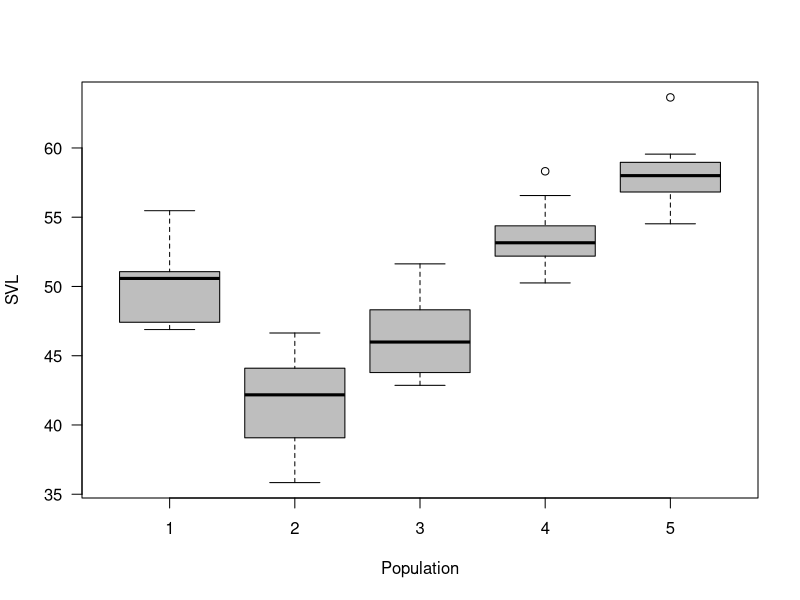
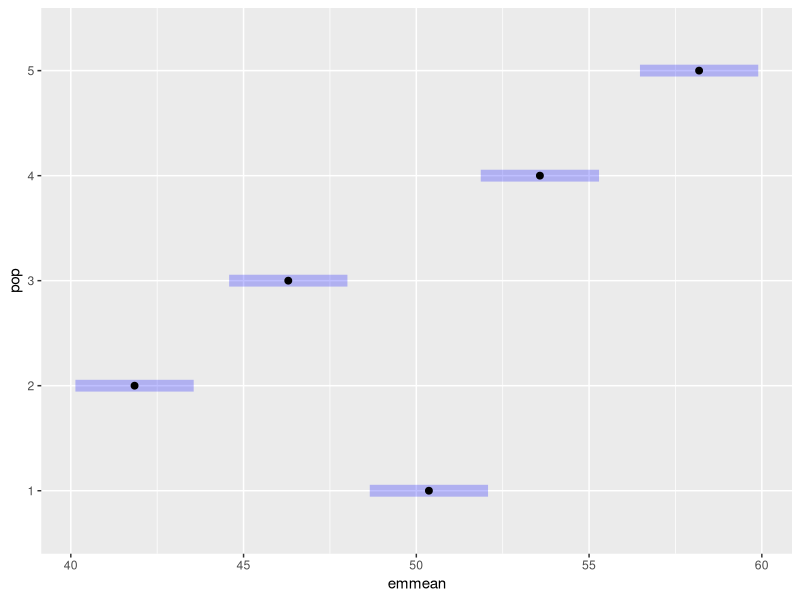
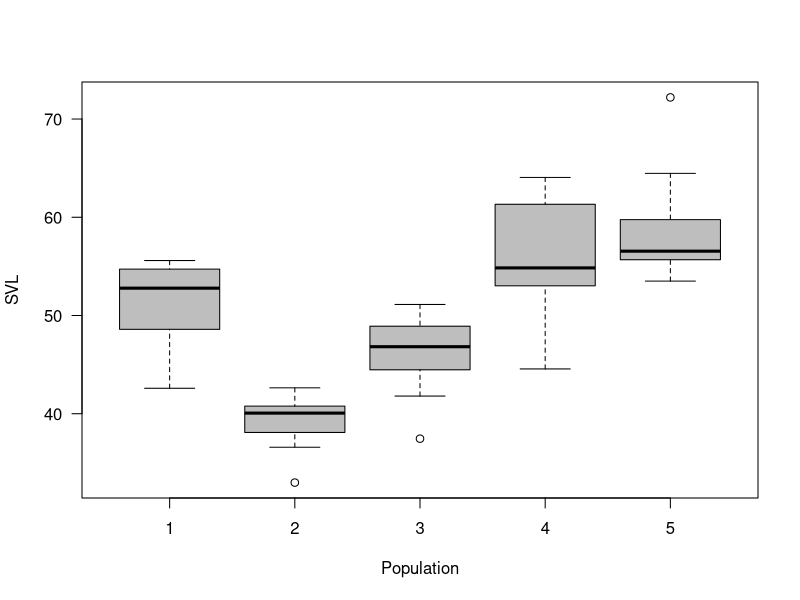
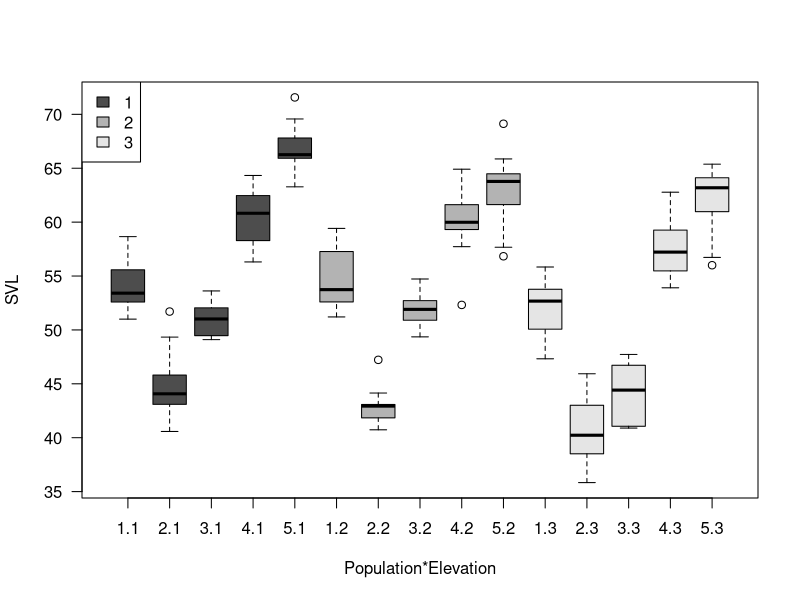
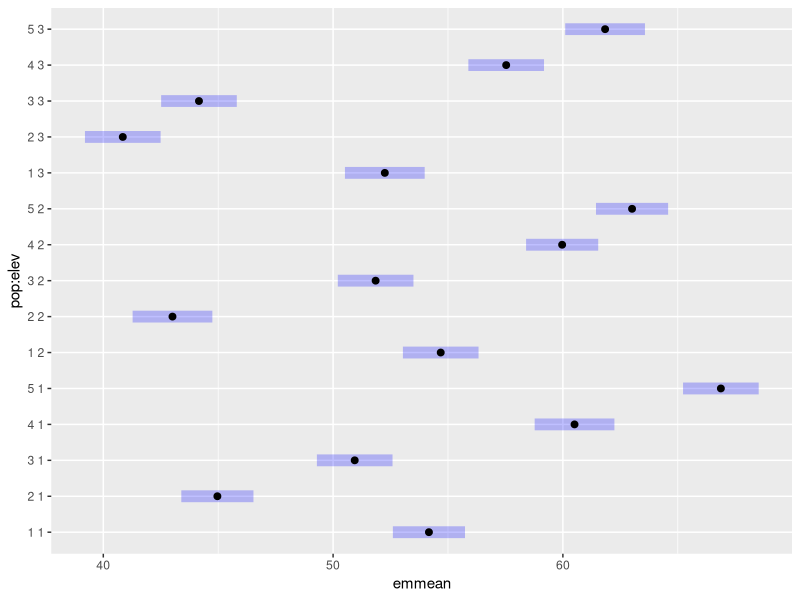

Here is the R script that generated these plots, in order:
#@@@@@@@@@@@@@@@@@@@@@@@@@@@@@@@@@@@@@@@@@@@@@@@@@@@@@@@
#@@@@@@@@@@@@@@@@@@@@@@@@@@@@@@@@@@@@@@@@@@@@@@@@@@@@@@@
#
#			Simulation for ANOVA
#		
#@@@@@@@@@@@@@@@@@@@@@@@@@@@@@@@@@@@@@@@@@@@@@@@@@@@@@@@
#@@@@@@@@@@@@@@@@@@@@@@@@@@@@@@@@@@@@@@@@@@@@@@@@@@@@@@@
#Author: Zach Siders
#Incept: 10/3/2023

###-----------------------------------------------------
#		Initialization
###-----------------------------------------------------
	library(glmmTMB)
	library(emmeans)
###-----------------------------------------------------
#		Data Generation (One-way ANOVA)
###-----------------------------------------------------
	# Kéry (2010) 9.2.1 pg. 119
	npops <- 5				# Number of populations
	nsample <- 10				# Number of snakes in each
	pop_means <- c(50, 40, 45, 55, 60) 	# Population mean SVL
	sigma <- 3				# Residual sd

	#Generate covariate (categorical for ANOVA)
	n <- npops * nsample 			# Total number of data points
	pop <- gl(n = npops, k = nsample, length = n)# Indicator for population
	means <- rep(pop_means, rep(nsample, npops))

	# Create design matrix
	X <- as.matrix(model.matrix(~ pop-1)) 
	head(X)

	#individual mean given effects
	ind_means <- X %*% as.matrix(pop_means)
	#random draw of y (DON'T FORGET THE ERROR!)
	y <- rnorm(n, 
			   mean = ind_means, 
			   sd = sigma)
	#alternative generation of y using matrix math
	eps <- rnorm(n, 
				mean = 0, 
				sd = sigma) # Residuals 

	y_alt <- ind_means + eps #additive error structure (normal)

	df1way <- data.frame(pop = pop,
						 len = y)
###-----------------------------------------------------
#		Data Viz (One-way ANOVA)
###-----------------------------------------------------
	boxplot(len ~ pop, data = df1way, 
			col="grey", las = 1, 
			xlab="Population", ylab="SVL", main="")
###-----------------------------------------------------
#		Model (One-way ANOVA)
###-----------------------------------------------------
	aov1way <- glmmTMB(len ~ pop,
					   data = df1way)
	summary(aov1way) # Model summary (p-value is Wald's test)
	summary(aov(aov1way)) #F-test for population effect
	#grab fixed effects
	summary(aov1way)$coef$cond #Fixed effect table
	#grab sigma
	summary(aov1way)$sigma
###-----------------------------------------------------
#		Expected Marginal Means (One-way ANOVA)
###-----------------------------------------------------
	(em1way <- emmeans(aov1way, ~pop)) #easy way to get back pop-level effect
	plot(em1way)

	(em1way_pairs <- pairs(em1way)) #pairwise comparison between populations
###-----------------------------------------------------
#		One-way ANOVA, multiplicative error
###-----------------------------------------------------
	sigma_me <- 0.1
	y_me <- rlnorm(n, 
				   mean = log(ind_means),
				   sd = sigma_me)
	df1way$len_me <- y_me
	
	boxplot(len_me ~ pop, data = df1way, 
			col="grey", las = 1, 
			xlab="Population", ylab="SVL", main="")

	aov1way_me_bad <- glmmTMB(len_me ~ pop,
							data = df1way,
							family = gaussian(link='log'))

	summary(aov1way_me_bad) # Model summary (p-value is Wald's test)
	summary(aov(aov1way_me_bad)) #F-test for population effect
	summary(aov1way_me_bad)$sigma
	(em1way_me_bad <- emmeans(aov1way_me_bad, ~pop,
							type = 'response')) #easy way to get back pop-level effect
	(em1way_pairs_me_bad <- pairs(em1way_me_bad)) #pairwise comparison between population

	aov1way_me <- glmmTMB(log(len_me) ~ pop,
							data = df1way)

	

	summary(aov1way_me) # Model summary (p-value is Wald's test)
	summary(aov(aov1way_me)) #F-test for population effect
	summary(aov1way_me)$sigma

	(em1way_me <- emmeans(aov1way_me, ~pop, 
							type='response')) #easy way to get back pop-level effect
	(em1way_pairs_me_ratio <- pairs(em1way_me)) #pairwise comparison between population
	(em1way_pairs_me <- pairs(em1way_me, 
								ratios=FALSE)) #pairwise comparison between population

	#compare bad and good
	cbind(bad = summary(aov1way_me_bad)$coef$cond[,1],
	      good = summary(aov1way_me)$coef$cond[,1])
###-----------------------------------------------------
#		Data Generation (Two-way ANOVA)
###-----------------------------------------------------
	#see Kéry (2010) 10.2 pg. 131 for another example
	# we are going to riff on this but keep our snake example
	nelev <- 3
	n <- npops * nelev * nsample 			# Total number of data points
	pop_2way <- gl(n = npops, k = nsample, length = n)
	elev <- gl(n = nelev, k = nsample / nelev, length = n) #indicator for elevation group
	elev_means <- c(5, 0, -3) # adjustmean elevation has on pop_mean
	pop_means_adj <- pop_means #need to make pop_means have intercept
	pop_means_adj[-1] <- pop_means[-1] - pop_means[1]
	int_effect <- rnorm((npops-1) * (nelev-1),
	                    mean = 0,
	                    sd = 1) #std normal draw for interaction effects
	all_effects <- c(pop_means_adj, 
	                 elev_means[-1],
	                 int_effect)
	all_effects[1] <- all_effects[1] + elev_means[1] #adjust intercept
	all_effects #check them out
	X_2way <- as.matrix(model.matrix(~pop_2way * elev))
 	ind_means_2way <- X_2way %*% as.matrix(all_effects)
	head(ind_means_2way,50)
	#visualize the matrix math
	head(X_2way %*% diag(all_effects), 50)

	#random draw of y (DON'T FORGET THE ERROR!)
	y_pe <- rnorm(n, 
	              mean = ind_means_2way, 
	              sd = sigma)
	df2way <- data.frame(pop = pop,
	                     elev = elev,
	                     len = y_pe)
###-----------------------------------------------------
#		Data Viz (Two-way ANOVA)
###-----------------------------------------------------
	boxplot(len ~ pop+elev, data = df2way, 
			col=rep(c('gray30','gray70','gray90'), each=npops), las = 1, 
			xlab="Population*Elevation", ylab="SVL", main="")
	legend('topleft', legend=unique(elev),
	       fill = c('gray30','gray70','gray90'))
###-----------------------------------------------------
#		Model (Two-way ANOVA)
###-----------------------------------------------------
	aov2way <- glmmTMB(len ~ pop*elev,
					   data = df2way)
	summary(aov2way) # Model summary (p-value is Wald's test)
	summary(aov(aov2way)) #F-test for population effect
	#grab fixed effects
	summary(aov2way)$coef$cond #Fixed effect table
	#grab sigma
	summary(aov2way)$sigma
###-----------------------------------------------------
#		Expected Marginal Means (Two-way ANOVA)
###-----------------------------------------------------
	(em2way_pop <- emmeans(aov2way, ~pop)) #easy way to get back pop-level effect
	(em2way_elev <- emmeans(aov2way, ~elev)) #easy way to get back elev-level effect
	(em2way <- emmeans(aov2way, ~pop+elev)) #easy way to get back pop*elev-level effect
	plot(em2way)

	(em2way_pop_pairs <- pairs(em2way_pop)) #pairwise comparison between populations
	(em2way_elev_pairs <- pairs(em2way_elev)) #pairwise comparison between elevations
	(em2way_pairs <- pairs(em2way)) #pairwise comparison between both


















	
